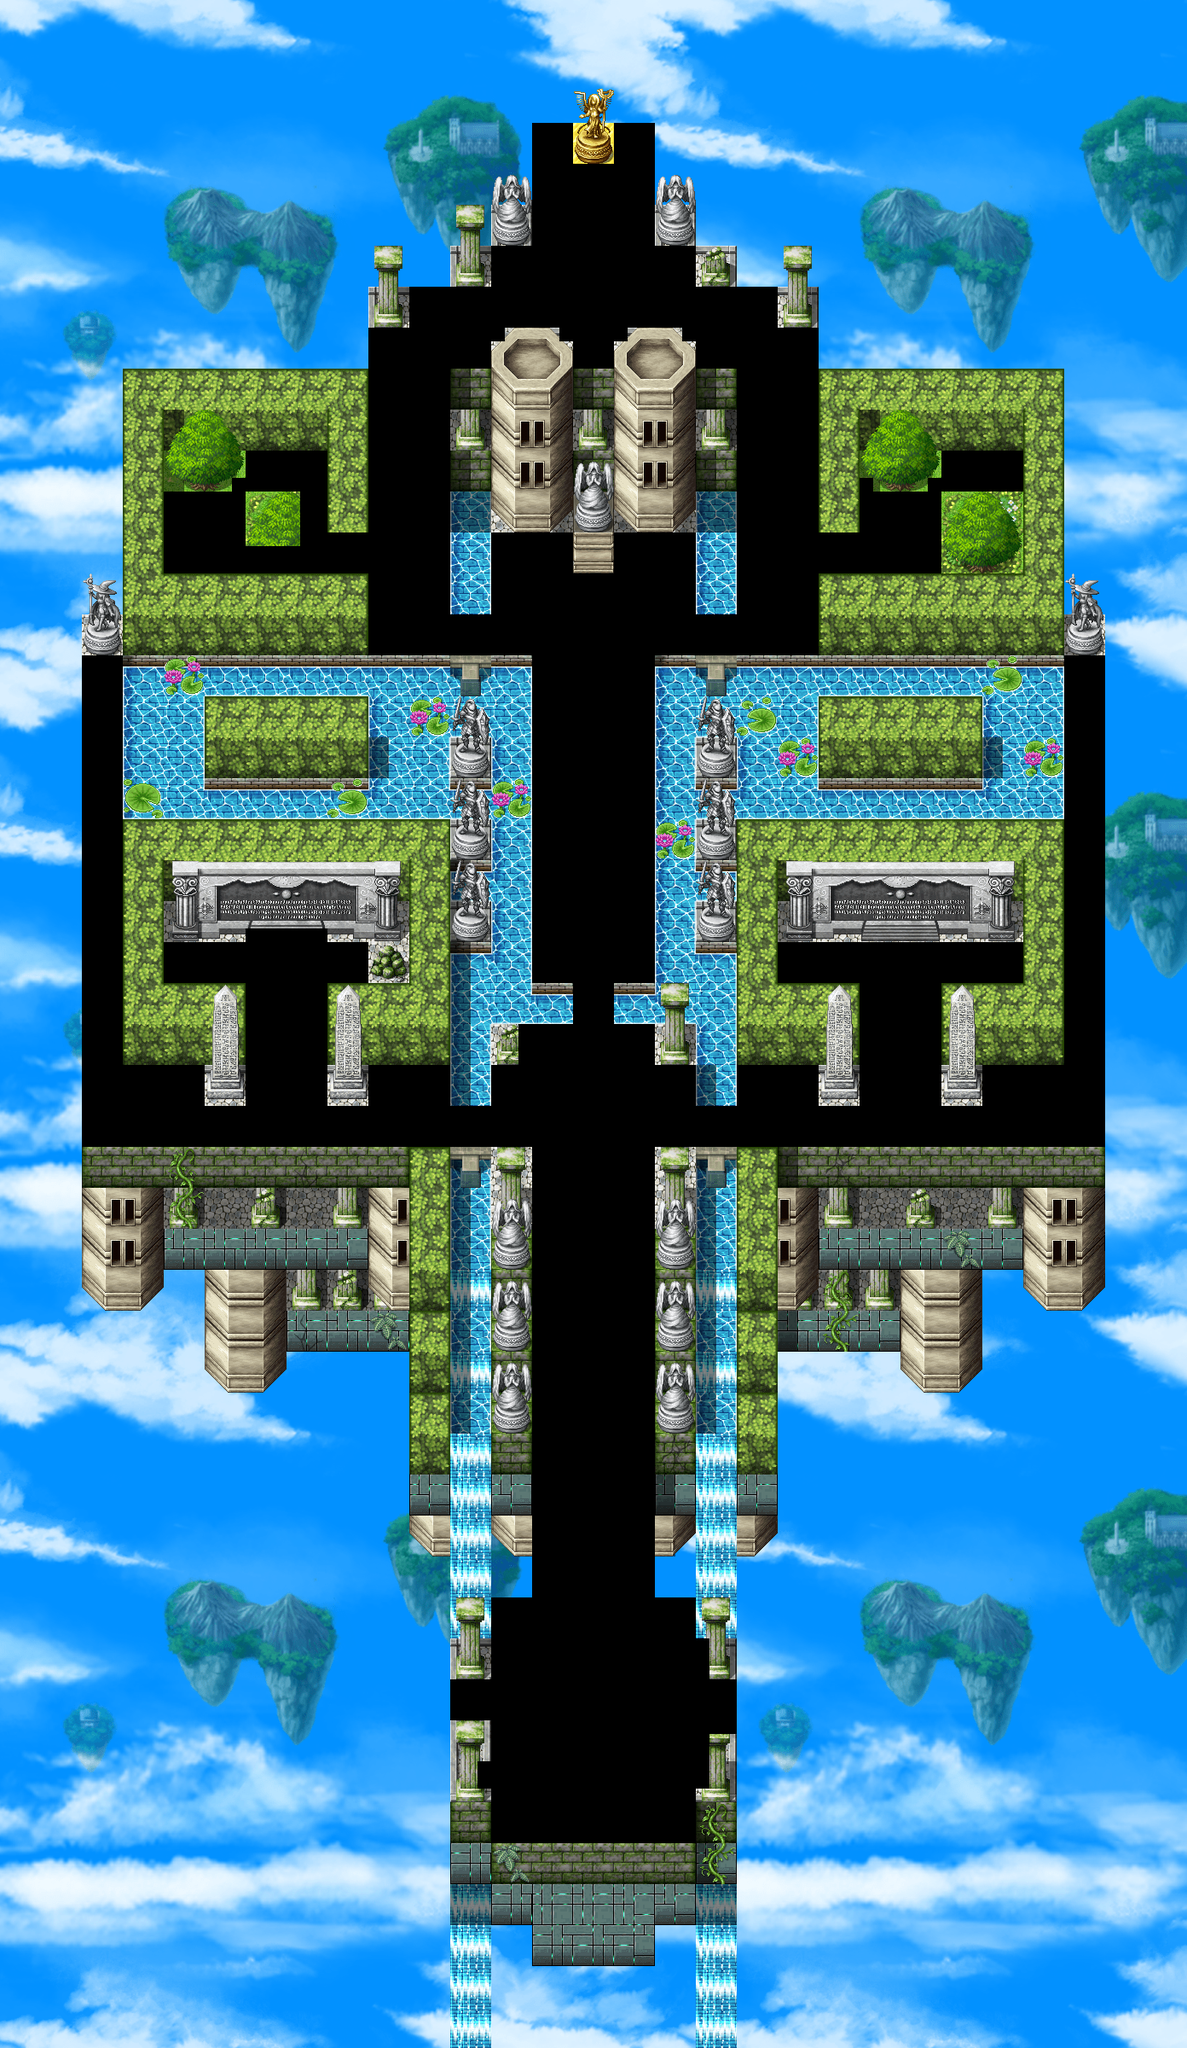

A 2D game scene composited from a Tiled map and its tileset images. What follows is a short description and the map's XML, with each tile layer's data collapsed to a summary:
An orthogonal 87x150 tile map with 16x16 px tiles, 1 tile layer (Bounds).

<map version="1.10" tiledversion="1.10.0" orientation="orthogonal" renderorder="right-down" width="87" height="150" tilewidth="16" tileheight="16" infinite="0" nextlayerid="2" nextobjectid="1">
 <tileset firstgid="1" source="Map008.tsx" />
 <layer id="1" name="Bounds" width="87" height="150">
  <data>[13050 cells, 10635 non-empty, 10635 distinct tile ids]</data>
 </layer>
</map>